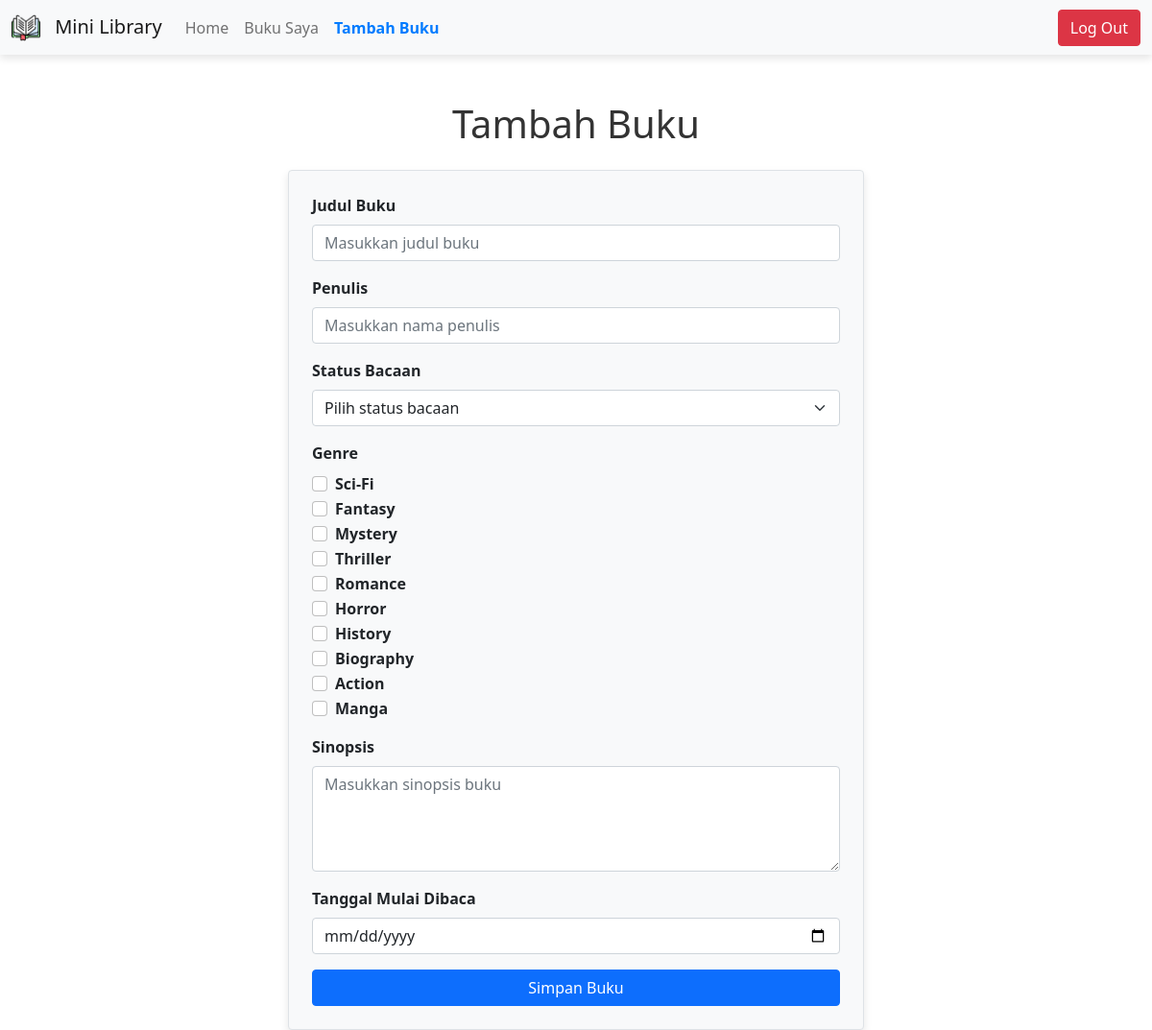
Screenshot of /addbook/addbook.php (signed in) with the database file from the repository.
### tables this page shows
CREATE TABLE `genres` (
  `id` int(125) NOT NULL,
  `nama_genre` varchar(125) NOT NULL
);

### addbook/loadgenre.php (called while the page is built, shortened)
<?php
include("../database/dbconn.php");
$query = "SELECT id, nama_genre FROM genres";
$result = $conn->query($query);
$genres = [];
if ($result->num_rows > 0) {
    while ($row = $result->fetch_assoc()) {
        $genres[] = $row;
    }
}
?>

### addbook/addbook.php (the view, shortened to what this page needs)
<?php
include("loadgenre.php")
?>
<!DOCTYPE html>
<html lang="en">
<head>
    <link href="https://cdn.jsdelivr.net/npm/bootstrap@5.1.3/dist/css/bootstrap.min.css" rel="stylesheet">
    <link rel="stylesheet" href="addbook-style.css">
</head>
<body>
<main>
    <?php include("addbook-header.php") ?>
    <div class="container mt-5">
        <h1 class="text-center mb-4">Tambah Buku</h1>
        <form action="<?php echo BASE_URL . 'addbook/savebook.php'; ?>" method="POST" class="p-4 border rounded bg-light">
            <div class="mb-3">
                <label for="title" class="form-label">Judul Buku</label>
                <input type="text" class="form-control" id="title" name="title" placeholder="Masukkan judul buku" required>
            </div>
            <div class="mb-3">
                <label for="author" class="form-label">Penulis</label>
                <input type="text" class="form-control" id="author" name="author" placeholder="Masukkan nama penulis" required>
            </div>
            <div class="mb-3">
                <label for="status" class="form-label">Status Bacaan</label>
                <select class="form-select" id="status" name="status" required>
                    <option value="" disabled selected>Pilih status bacaan</option>
                </select>
            </div>
            <div class="mb-3">
                <label for="genre" class="form-label">Genre</label>
                <div id="genre">
                    <?php foreach ($genres as $genre): ?>
                        <div class="form-check">
                            <input
                                class="form-check-input"
                                type="checkbox"
                                id="genre-<?php echo $genre['id']; ?>"
                                name="genre[]"
                                value="<?php echo $genre['id']; ?>"
                            >
                            <label class="form-check-label" for="genre-<?php echo $genre['id']; ?>">
                                <?php echo htmlspecialchars($genre['nama_genre']); ?>
                            </label>
                        </div>
                    <?php endforeach; ?>
                </div>
            </div>
            <div class="mb-3">
                <label for="synopsis" class="form-label">Sinopsis</label>
                <textarea class="form-control" id="synopsis" name="synopsis" rows="4" placeholder="Masukkan sinopsis buku" required></textarea>
            </div>
            <div class="mb-3">
                <label for="start_date" class="form-label">Tanggal Mulai Dibaca</label>
                <input type="date" class="form-control" id="start_date" name="start_date" required>
            </div>
            <button type="submit" class="btn btn-primary w-100">Simpan Buku</button>
        </form>
    </div>
</main>
</body>
</html>

### addbook/addbook-style.css (style rules this page uses)
.container h1 { font-size: 2.5rem; color: #333; }
form { max-width: 600px; margin: 0 auto; background-color: #f8f9fa; box-shadow: 0 4px 8px rgba(0, 0, 0, 0.1); }
h1 { color: #007bff; font-size: 2rem; }
label { font-weight: bold; }

### rows the page displays
genres: nama_genre "Sci-Fi"
genres: nama_genre "Fantasy"
genres: nama_genre "Mystery"
genres: nama_genre "Thriller"
genres: nama_genre "Romance"
genres: nama_genre "Horror"
genres: nama_genre "History"
genres: nama_genre "Biography"
genres: nama_genre "Action"
genres: nama_genre "Manga"
